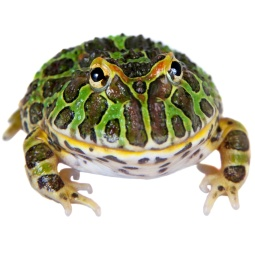
#> input picture ML Processing/frogs/frogs_processed/0000.jpg, 255 x 255 px, found by its file name; its folder holds 4 pictures in this run
$ python double.py
#> lines starting #> are read from the running program, lines starting #| are printed output that depends on the picture
import os
import cv2

max = 0
for file in os.listdir('ML Processing/frogs/frogs_processed'):
    f = int(file.replace('.jpg',''))
    if f>max: max = f
print(max)

for i in range(max):
    if i<10:
        img = cv2.imread('ML Processing/frogs/frogs_processed/{}.jpg'.format('000'+str(i)))
#> img is the input picture: shape (255, 255, 3); mean B, G, R 178.4, 195.8, 198.5
    elif i<100:
        img = cv2.imread('ML Processing/frogs/frogs_processed/{}.jpg'.format('00'+str(i)))
    else:
        img = cv2.imread('ML Processing/frogs/frogs_processed/{}.jpg'.format('0'+str(i)))
    img_flipped = cv2.flip(img,1)
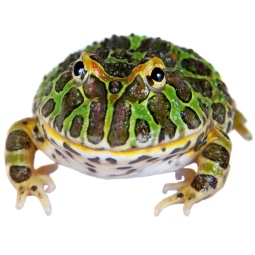
#> img_flipped: shape (255, 255, 3); mean B, G, R 178.4, 195.8, 198.5
    cv2.imwrite('ML Processing/frogs/frogs_queue/thing{}.jpg'.format(str(i)), img_flipped)
